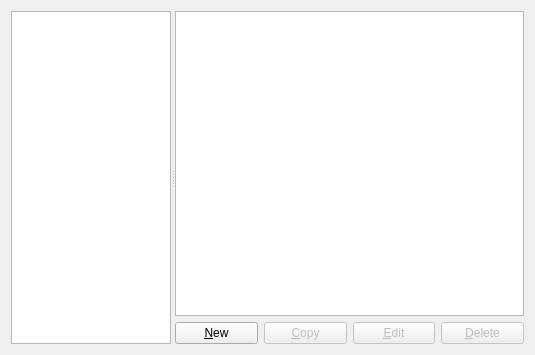
<?xml version="1.0" encoding="UTF-8"?>
<ui version="4.0">
 <class>QemuVMPreferencesPageWidget</class>
 <widget class="QWidget" name="QemuVMPreferencesPageWidget">
  <property name="geometry">
   <rect>
    <x>0</x>
    <y>0</y>
    <width>535</width>
    <height>355</height>
   </rect>
  </property>
  <property name="windowTitle">
   <string>Qemu VMs</string>
  </property>
  <property name="accessibleName">
   <string>Qemu VM templates</string>
  </property>
  <layout class="QVBoxLayout" name="verticalLayout_2">
   <item>
    <widget class="QSplitter" name="splitter">
     <property name="orientation">
      <enum>Qt::Horizontal</enum>
     </property>
     <widget class="QTreeWidget" name="uiQemuVMsTreeWidget">
      <property name="sizePolicy">
       <sizepolicy hsizetype="Preferred" vsizetype="Expanding">
        <horstretch>0</horstretch>
        <verstretch>0</verstretch>
       </sizepolicy>
      </property>
      <property name="maximumSize">
       <size>
        <width>160</width>
        <height>16777215</height>
       </size>
      </property>
      <property name="selectionMode">
       <enum>QAbstractItemView::ExtendedSelection</enum>
      </property>
      <property name="iconSize">
       <size>
        <width>32</width>
        <height>32</height>
       </size>
      </property>
      <property name="rootIsDecorated">
       <bool>false</bool>
      </property>
      <attribute name="headerVisible">
       <bool>false</bool>
      </attribute>
      <column>
       <property name="text">
        <string notr="true">1</string>
       </property>
      </column>
     </widget>
     <widget class="QWidget" name="layoutWidget">
      <layout class="QVBoxLayout" name="verticalLayout">
       <item>
        <widget class="QTreeWidget" name="uiQemuVMInfoTreeWidget">
         <property name="sizePolicy">
          <sizepolicy hsizetype="MinimumExpanding" vsizetype="Expanding">
           <horstretch>0</horstretch>
           <verstretch>0</verstretch>
          </sizepolicy>
         </property>
         <property name="indentation">
          <number>10</number>
         </property>
         <property name="allColumnsShowFocus">
          <bool>true</bool>
         </property>
         <attribute name="headerVisible">
          <bool>false</bool>
         </attribute>
         <column>
          <property name="text">
           <string>1</string>
          </property>
         </column>
         <column>
          <property name="text">
           <string>2</string>
          </property>
         </column>
        </widget>
       </item>
       <item>
        <layout class="QHBoxLayout" name="horizontalLayout">
         <item>
          <widget class="QPushButton" name="uiNewQemuVMPushButton">
           <property name="text">
            <string>&amp;New</string>
           </property>
          </widget>
         </item>
         <item>
          <widget class="QPushButton" name="uiCopyQemuVMPushButton">
           <property name="enabled">
            <bool>false</bool>
           </property>
           <property name="text">
            <string>&amp;Copy</string>
           </property>
          </widget>
         </item>
         <item>
          <widget class="QPushButton" name="uiEditQemuVMPushButton">
           <property name="enabled">
            <bool>false</bool>
           </property>
           <property name="text">
            <string>&amp;Edit</string>
           </property>
          </widget>
         </item>
         <item>
          <widget class="QPushButton" name="uiDeleteQemuVMPushButton">
           <property name="enabled">
            <bool>false</bool>
           </property>
           <property name="text">
            <string>&amp;Delete</string>
           </property>
          </widget>
         </item>
        </layout>
       </item>
      </layout>
     </widget>
    </widget>
   </item>
  </layout>
 </widget>
 <tabstops>
  <tabstop>uiNewQemuVMPushButton</tabstop>
  <tabstop>uiDeleteQemuVMPushButton</tabstop>
 </tabstops>
 <resources/>
 <connections/>
 <designerdata>
  <property name="gridDeltaX">
   <number>10</number>
  </property>
  <property name="gridDeltaY">
   <number>10</number>
  </property>
  <property name="gridSnapX">
   <bool>true</bool>
  </property>
  <property name="gridSnapY">
   <bool>true</bool>
  </property>
  <property name="gridVisible">
   <bool>true</bool>
  </property>
 </designerdata>
</ui>
